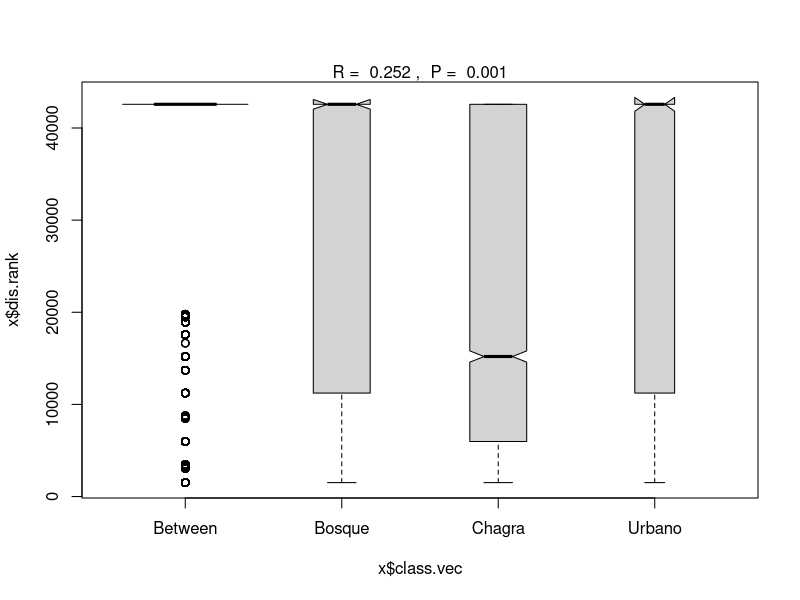

Here is the R script that generated this plot: (Note: this script raises an error after producing the figure.)
library(vegan)
library(readxl)
library(ggplot2)
library(tidyverse)
library(svglite)
setwd("~/Rstudio/Mitu/Multi")
############################################################################# Anosim-Simper Por UM
Especies<-as.matrix(read_excel("Especies1.xlsx"))
Especies
Zonas<-as.matrix(read.csv("Zonas2.csv"))
Zonas<-as.matrix(Zonas)
Distancias<-vegdist(Especies, method = "jaccard", binary = TRUE, na.rm = TRUE)
Distancias
Anosim<-anosim(Distancias,Zonas, distance = "jaccard")
Zonas1<-read.csv("Zonas1.csv")#Para simper
Simper<-simper(Especies, Zonas1$Zonas)
Anosim
Simper
plot(Anosim)
################################################################################ Anosim-Simper Por transecto
Especies<-read_excel("TR1.xlsx")
Especies = replace(Especies, Especies >0 , 1)
Especies<-as.matrix(Especies)
Especies
Zonas<-read_excel("Variables1.xlsx")
Zonas
Distancias<-vegdist(Especies)
Distancias
Anosim<-anosim(Distancias,Zonas$Zona, distance = "jaccard")
Simper<-simper(Especies,Zonas3)
Anosim
Simper
plot(Anosim)
write.csv(Simper,file = "Simper_out.csv")
################################################################################ NMDS UM
Especies<-read_excel("Especies1.xlsx")
Especies
Distancias<-vegdist(Especies,na.rm = TRUE)
Distancias
NMDS<-metaMDS(Distancias)
plot(NMDS)
Zonas<-read.csv("Zonas1.csv", header = TRUE, sep = ",")
Zonas<-Zonas$Zonas
DF<-NMDS$points %>% as.data.frame() %>% bind_cols(Zonas)
DF
ggplot(DF,aes(x=MDS1,y=MDS2, col=Zonas)) + geom_point(cex=4) + theme_bw(base_size = 24)
Variables<-read_excel("Variables1.xlsx",col_names = TRUE)
Variables<-as.data.frame(Variables)

DF<-NMDS$points %>% as.data.frame() %>% bind_cols(Variables$Zona,Variables$ID,Variables$Hojarasca,Variables$Altitud,Variables$Dist_Centro,Variables$Luz,Variables$Temperatura,Variables$Humedad)
colnames(DF)<-c("MDS1","MDS2","Zona","ID","Hojarasca","Altitud","Distancia_Centro_Urbano","Cobertura_dosel","Temperatura","Humedad")

ef1 <- envfit(NMDS, DF, permu = 999)
ef1

Vectores = as.data.frame(scores(ef1, "vectors")) * ordiArrowMul(ef1)
ggplot(DF,aes(x=MDS1,y=MDS2, col = Zonas)) + ggtitle("Incidencia vs Variables bióticas y ambientales") + geom_point(cex=6) + theme_bw(base_size = 24) +  
  geom_segment(aes(x = 0, y = 0, xend = NMDS1, yend = NMDS2), data = Vectores, size =1, alpha = 0.5, colour = "grey30") +
  geom_point(data = Vectores, aes(x = NMDS1, y = NMDS2), shape = "diamond", size = 4, alpha = 0.6, colour = "navy") +
  geom_text(data = Vectores, aes(x = NMDS1, y = NMDS2+0.03), label = row.names(Vectores), colour = "navy", fontface = "bold",position=position_jitter(width=0.02,height=0.012))


################################################################################ NMDS Por transectos
Transectos<-read_excel("TR.xlsx")
Transectos<-Transectos[,c(-1,-2)]
Transectos<-as.matrix(Transectos)

Distancias1<-vegdist(Transectos, method = "jaccard", binary = TRUE, na.rm = TRUE)

Usos<-read_excel("TR.xlsx")
Usos<-as.matrix(Usos[,2])
Variables<-read_excel("Variables1.xlsx",col_names = TRUE)
Variables<-as.data.frame(Variables)

NMDS1<- metaMDS(Distancias1, distance = "jaccard")
plot(NMDS1)  
NMDS1$stress

DF2<-NMDS1$points %>% as.data.frame() %>% bind_cols(Variables$ID,Variables$Hojarasca,Variables$Altitud,Variables$Dist_Centro,Variables$Luz,Variables$Temperatura,Variables$Humedad)
colnames(DF2)<-c("MDS1","MDS2","ID","Hojarasca","Altitud","Distancia_Centro_Urbano","Cobertura_dosel","Temperatura","Humedad")

ggplot(DF2,aes(x=MDS1,y=MDS2, col = Usos)) + ggtitle("Riqueza vs Usos de suelo") + geom_point(cex=6) + theme_bw(base_size = 24) + stat_ellipse()
ef <- envfit(NMDS1, DF2, permu = 999)

Vectores = as.data.frame(scores(ef, "vectors")) * ordiArrowMul(ef)

ggplot(DF2,aes(x=MDS1,y=MDS2, col = Usos)) + ggtitle("Riqueza vs Variables bióticas y ambientales") + geom_point(cex=6) +  
        geom_segment(aes(x = 0, y = 0, xend = NMDS1, yend = NMDS2), data = Vectores, size =1, alpha = 0.5, colour = "grey30") +
        geom_point(data = Vectores, aes(x = NMDS1, y = NMDS2), shape = "diamond", size = 8, alpha = 0.6, colour = "navy") +
        stat_ellipse(level = 0.85) + theme(plot.title = element_text(hjust = 0.5), text = element_text(size = 28)) +
        #geom_text(data = Vectores, aes(x = NMDS1, y = NMDS2+0.03), label = row.names(Vectores), colour = "navy", fontface = "bold",position=position_jitter(width=0.02,height=0.012)) + #Descomentar esta linea para los nombres de los vectores
        #geom_text(data=DF2,aes(x=MDS1,y=MDS2,label=ID),alpha=0.5, nudge_y = -0.020) + #Descomentar esta linea para los nombres de los puntos
        annotate(geom="text", x=0.55, y=-0.50, label="Stress =",color="red",size=6) +
        annotate(geom="text", x=0.55, y=-0.56, label=round(NMDS1$stress,digits = 4),color="red",size=8)
